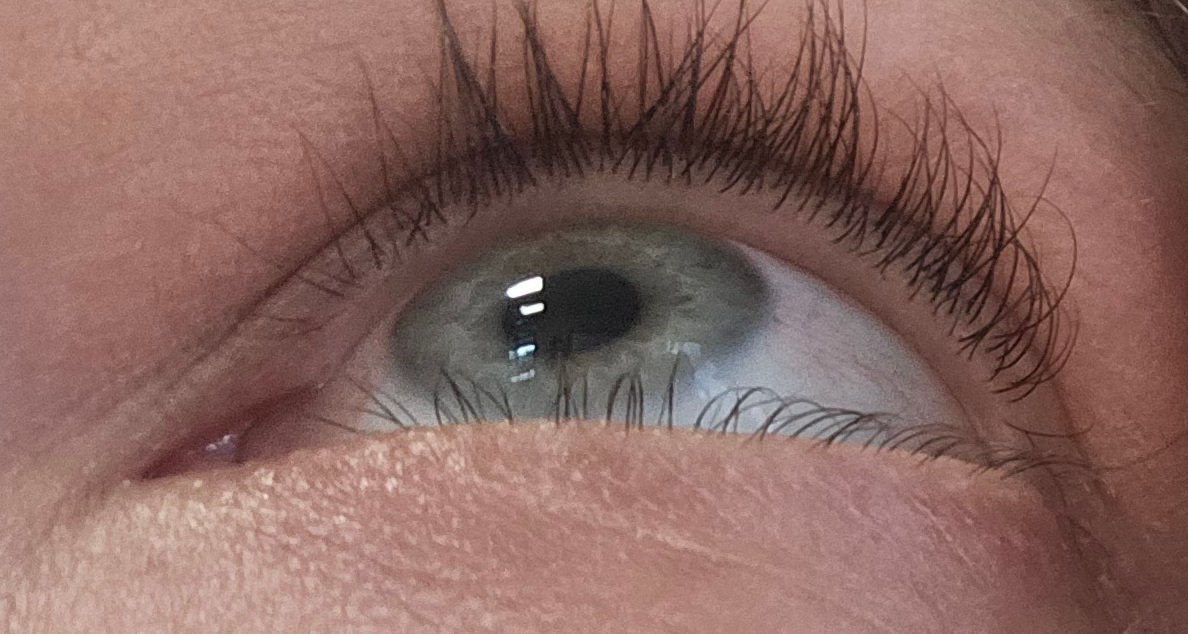
#> input picture 20240427_150511.png, 1188 x 634 px, given in place of 20240427_150511.jpg, which was not available
$ python eye_detection.py
#> lines starting #> are read from the running program, lines starting #| are printed output that depends on the picture; after the words box and inside, x2 and y2 are one past the last pixel; in counts of white or black regions, pixels touching at a corner belong together; pictures that were not available may be replaced by others from this repository, and a replacement may not be noted
#> further down, eye_image is the input picture: shape (634, 1188, 3); mean B, G, R 97, 103.6, 138.4
#! /usr/bin/env python3

import cv2
import numpy as np

def estimate_gaze_direction(eye_image):
    # Convert the image to grayscale
    gray = cv2.cvtColor(eye_image, cv2.COLOR_BGR2GRAY)
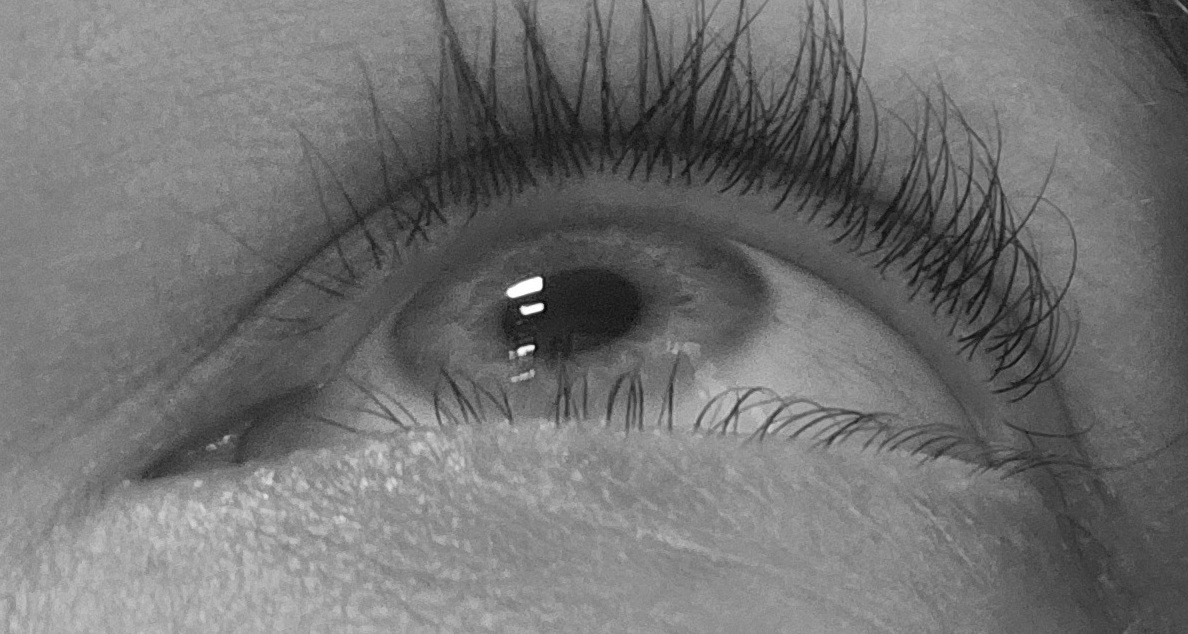
#> gray: shape (634, 1188); min 1, max 255, mean 113.2

    # Apply Gaussian blur to reduce noise
    blurred = cv2.GaussianBlur(gray, (5, 5), 0)

    # Perform Canny edge detection
    edges = cv2.Canny(blurred, 50, 150)
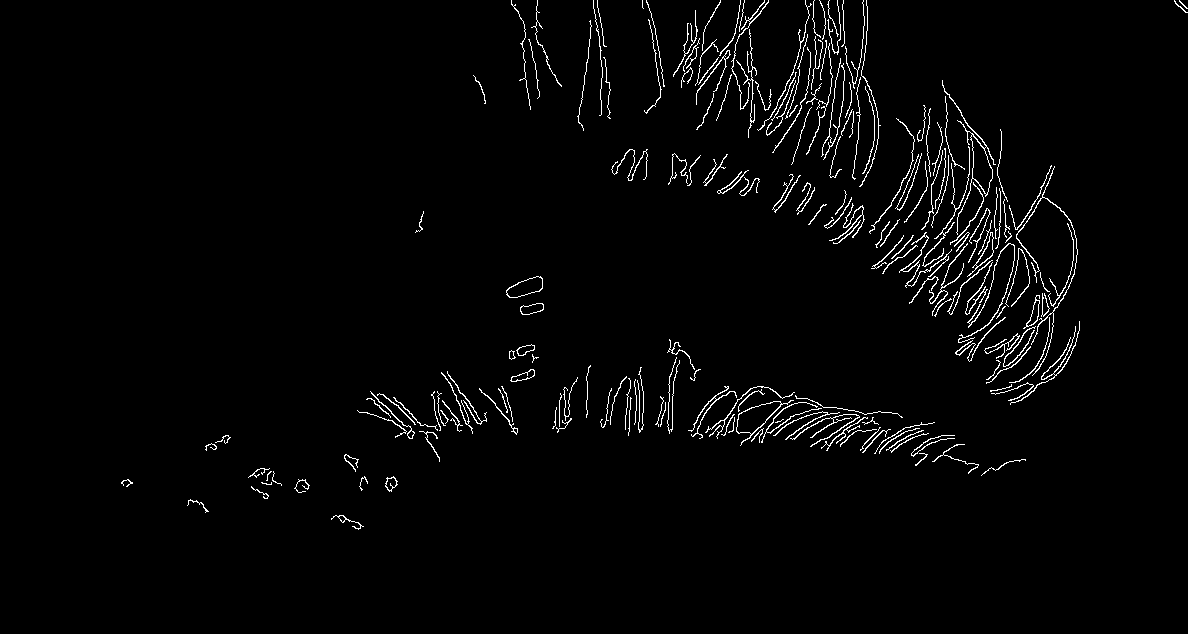
#> edges: shape (634, 1188); 2.2% white in thin lines or dots, all inside (x1, y1, x2, y2) = (121, 0, 1188, 530)

    # Detect ellipses using Hough transform
    ellipses = cv2.HoughCircles(edges, cv2.HOUGH_GRADIENT, dp=1, minDist=50, param1=50, param2=30, minRadius=5, maxRadius=50)
#> ellipses = [[955.5, 208.5, 49.4], [994.5, 311.5, 42.7], [775.5, 56.5, 42.7], [820.5, 98.5, 29.3], [904.5, 158.5, 35], [627.5, 407.5, 16.6], [963.5, 152.5, 25], [945.5, 277.5, 22.4], [705.5, 63.5, 18.3], [480.5, 398.5, 23.4]]

    if ellipses is not None:
        ellipses = np.round(ellipses[0, :]).astype("int")
#> ellipses = [[956, 208, 49], [994, 312, 43], [776, 56, 43], [820, 98, 29], [904, 158, 35], [628, 408, 17], [964, 152, 25], [946, 278, 22], [706, 64, 18], [480, 398, 23]]
        for (x, y, r) in ellipses:
            # Draw the ellipse on the eye image
            cv2.circle(eye_image, (x, y), r, (0, 255, 0), 4)
            cv2.circle(eye_image, (x, y), 2, (0, 0, 255), 3)

            # Calculate gaze direction vector
            gaze_direction = (x - eye_image.shape[1] // 2, y - eye_image.shape[0] // 2)
            cv2.arrowedLine(eye_image, (eye_image.shape[1] // 2, eye_image.shape[0] // 2),
                            (x, y), (255, 0, 0), 2)

            return gaze_direction
#> this loop made 1 pass
#> (x, y, r, gaze_direction) on pass 1: (956, 208, 49, (362, -109))
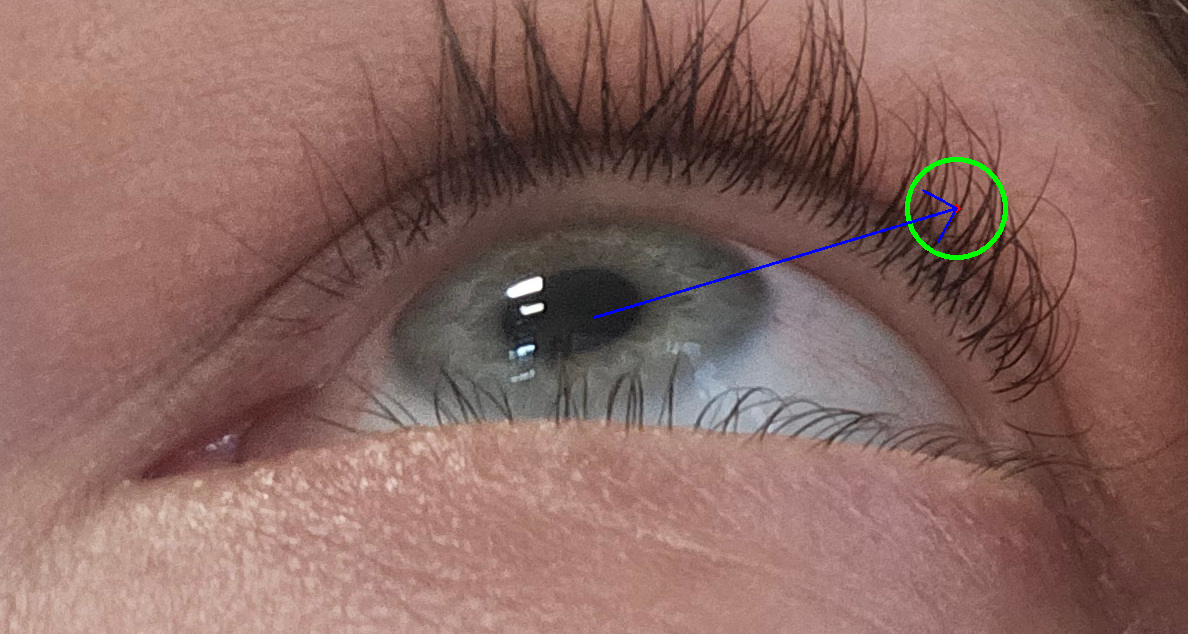
#> eye_image: shape (634, 1188, 3); 0.37% of pixels changed, all inside (x1, y1, x2, y2) = (593, 157, 1008, 319)

    return None

# Load the image of the eye
eye_image = cv2.imread("20240427_150511.jpg")

# Estimate gaze direction
gaze_direction = estimate_gaze_direction(eye_image)
#> gaze_direction = (362, -109)

# Display the result
if gaze_direction is not None:
    print("Gaze direction:", gaze_direction)
#| Gaze direction: (362, -109)
    cv2.imshow("Eye Image with Gaze Direction", eye_image)
    cv2.waitKey(0)
    cv2.destroyAllWindows()
else:
    print("No ellipse detected. Gaze direction cannot be estimated.")

$ run again, with img.jpeg saved as 20240427_150511.png
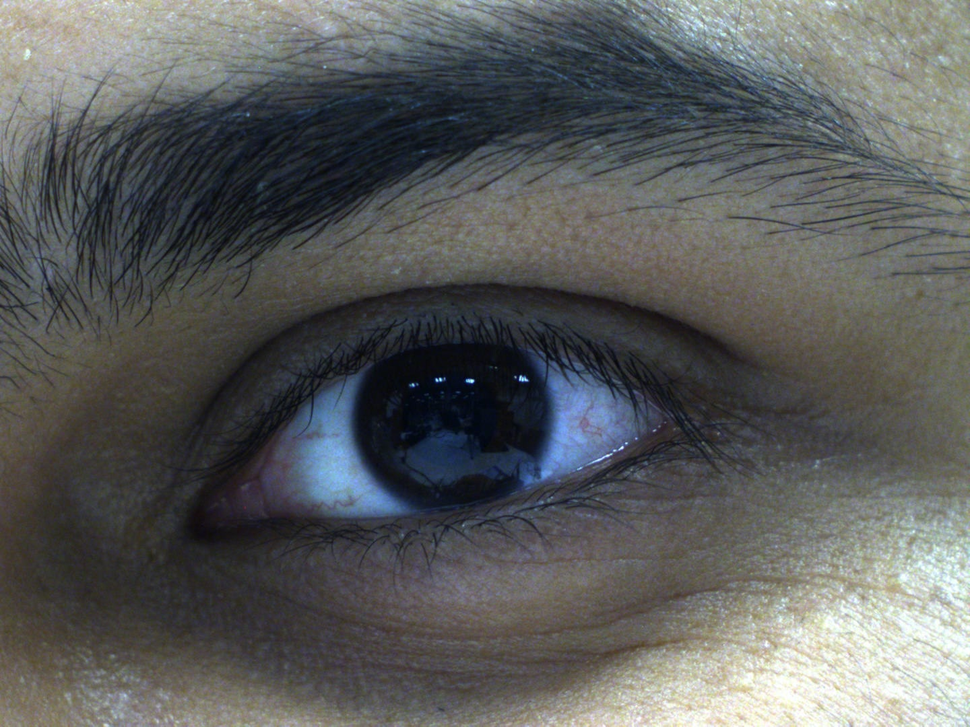
#> input picture img.jpeg, 970 x 727 px, shrunk from 1440 x 1080 before the run, given in place of 20240427_150511.jpg, which was not available
#> eye_image is the input picture: shape (727, 970, 3); mean B, G, R 92.2, 92.8, 91
#> in estimate_gaze_direction, `edges = cv2.Canny(blurred, 50, 150)`:
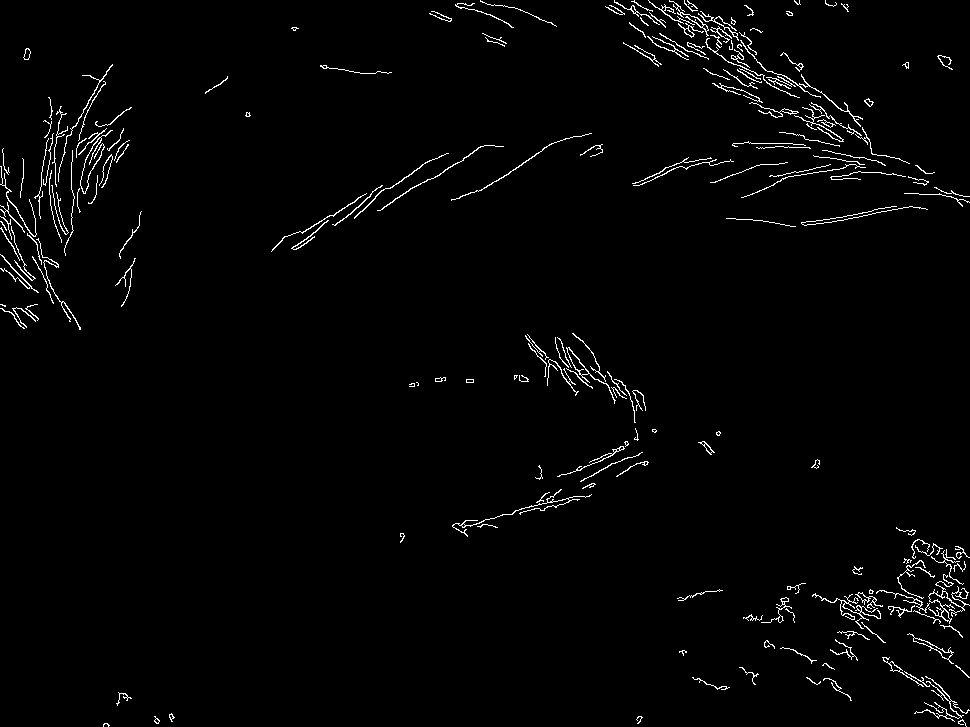
#> edges: shape (727, 970); 1.9% white in thin lines or dots
#> in estimate_gaze_direction, `ellipses = cv2.HoughCircles(edges, cv2.HOUGH_GRADIENT, dp=1, minDist=5..`: ellipses = [[86.5, 171.5, 17.9], [915.5, 580.5, 15]]
#> in estimate_gaze_direction, `ellipses = np.round(ellipses[0, :]).astype("int")`: ellipses = [[86, 172, 18], [916, 580, 15]]
#> the loop in estimate_gaze_direction, `for (x, y, r) in ellipses:` made 1 pass
#> (x, y, r, gaze_direction) on pass 1: (86, 172, 18, (-399, -191))
#> after the loop in estimate_gaze_direction, `for (x, y, r) in ellipses:`:
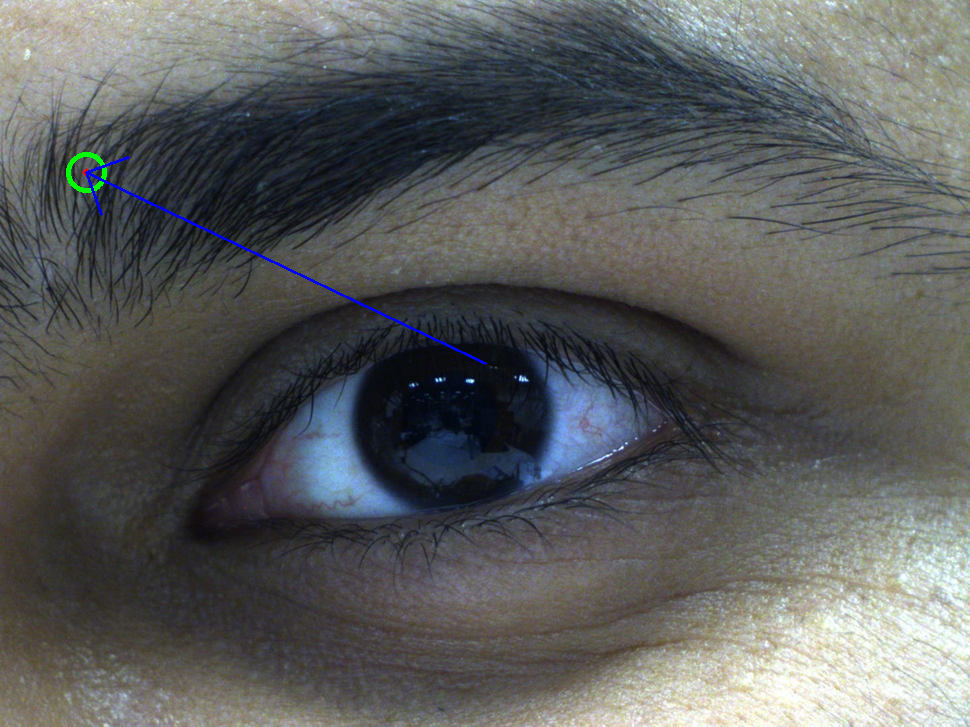
#> eye_image: shape (727, 970, 3); 0.28% of pixels changed, all inside (x1, y1, x2, y2) = (66, 152, 487, 365)
#> `gaze_direction = estimate_gaze_direction(eye_image)`: gaze_direction = (-399, -191)
#| Gaze direction: (-399, -191)
